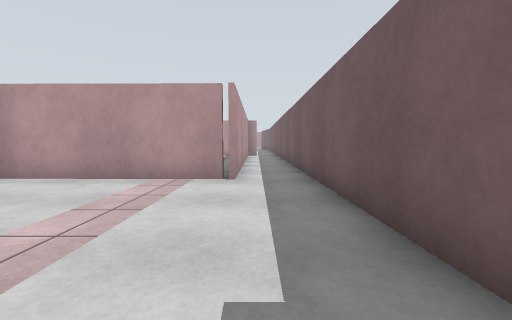
View 1 (above)

14 first-person views from a walk through a world built for the Gazebo simulator. The camera is 0.94 m above the floor, tilts 4° down and sees 90° across. The floor is counted in squares, 1 m on a side. Each view is taken from the middle of a square. On the plan, view 1 faces up. The plan holds only what a view shows up to about 10 squares ahead; the rest is blank. The place goes on beyond the plan. Simple patterns stand in for the simulator's built-in surfaces.

View 2
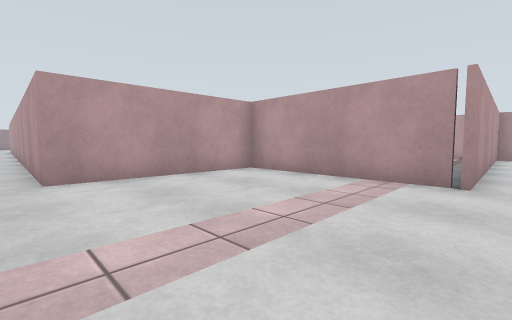

View 3
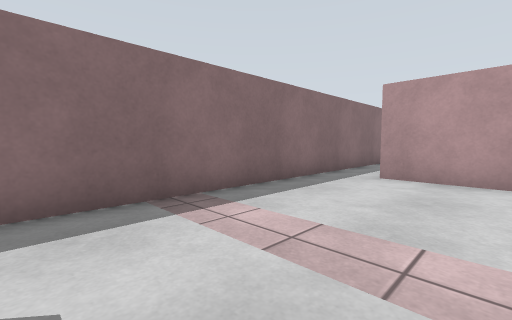

View 4
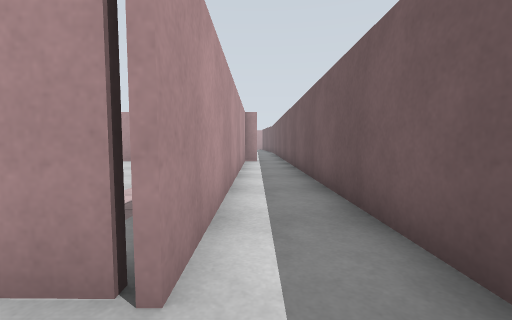

View 5
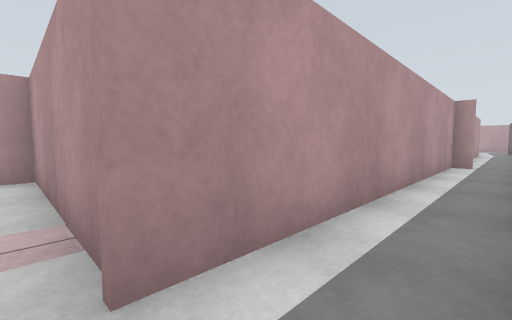

View 6
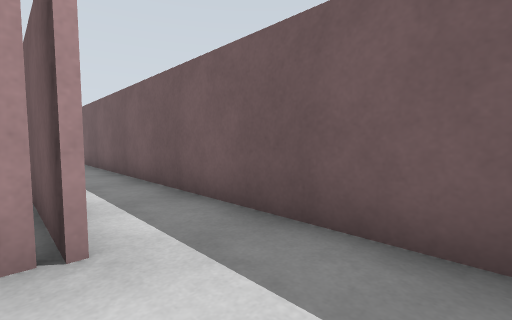

View 7
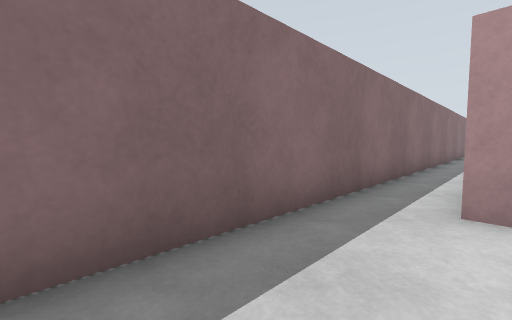

View 8
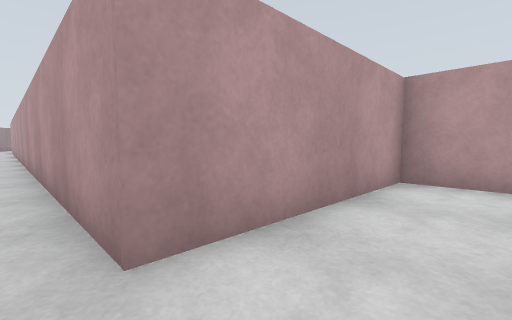

View 9
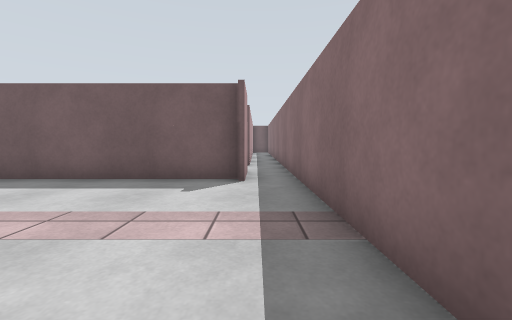

View 10
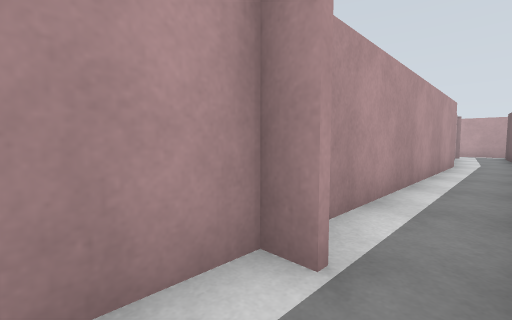

View 11
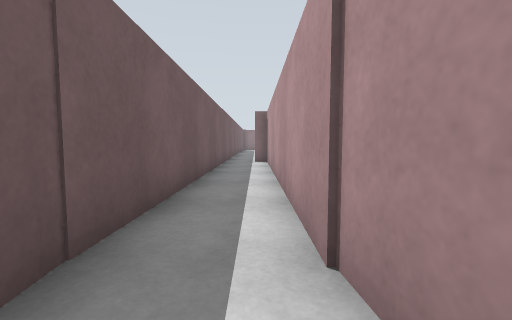

View 12
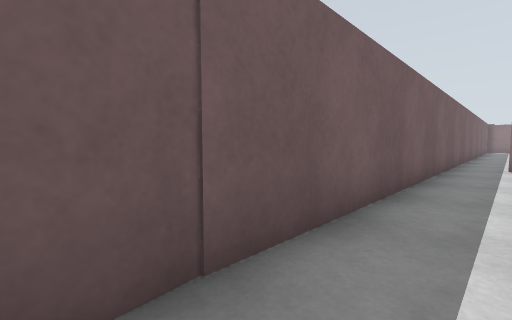

View 13
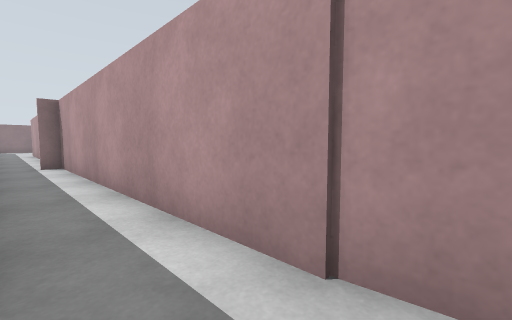

View 14
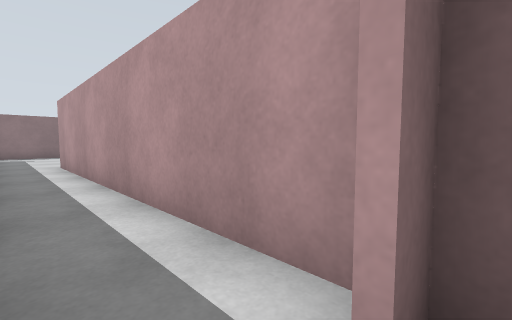

### Floor plan
Points are (right, up) in squares from view 1. A wall is a line through its corners. A room is listed if a view was taken in it or the views show most of it. See-through windows are left out.
Room 1 (views 1, 2, 3, 4, 5, 6, 7, 8, 9)
walls: (1.5, 0.4) (1.5, 10.4); (-0.5, 10.5) (-0.5, 6.5) (-6.8, 6.5) (-7, 0.6) (-18.6, 0.6); (-15.2, -1.1) (2, -1.1)
ways out: opening at (0, 11) to room 2; open door at (1.7, 10.7) to room 2; open door at (-16.5, 1); open door at (-11, -1); open door at (-0.5, -1)
Room 2 (views 10, 14)
walls: (0.1, 17.6) (-0.6, 17.6); (-0.5, 18.5) (-0.5, 10.5); (1.5, 10.4) (1.5, 18.6)
ways out: opening at (0, 11) to room 1; open door at (1.7, 10.7) to room 1; open door at (1.5, 19) to room 3; open door at (1.7, 13.3)
Room 3 (views 11, 12, 13)
walls: (-0.5, 28.2) (-0.5, 18.5); (1.5, 27.9) (1.4, 29); (-0.7, 29.4) (-0.6, 28); (1.5, 18.6) (1.5, 28.1); (-0.6, 17.7) (0.1, 17.7)
ways out: open door at (1.5, 19) to room 2; open door at (-1, 19); open door at (-1, 26)

Where each view was taken, in squares from view 1:
view 1: 0 up, 0 right, facing up
view 2: 0 up, 0 right, facing up-left
view 3: 3 up, 0 right, facing down-left
view 4: 5 up, 0 right, facing up
view 5: 6 up, 1 right, facing up-left
view 6: 4 up, 1 left, facing up-right
view 7: 1 up, 3 left, facing down-left
view 8: 0 up, 5 left, facing up-left
view 9: 0 up, 5 left, facing right
view 10: 16 up, 1 right, facing up-left
view 11: 30 up, 0 right, facing down
view 12: 29 up, 0 right, facing down-right
view 13: 29 up, 1 right, facing down-left
view 14: 18 up, 1 right, facing down-left
